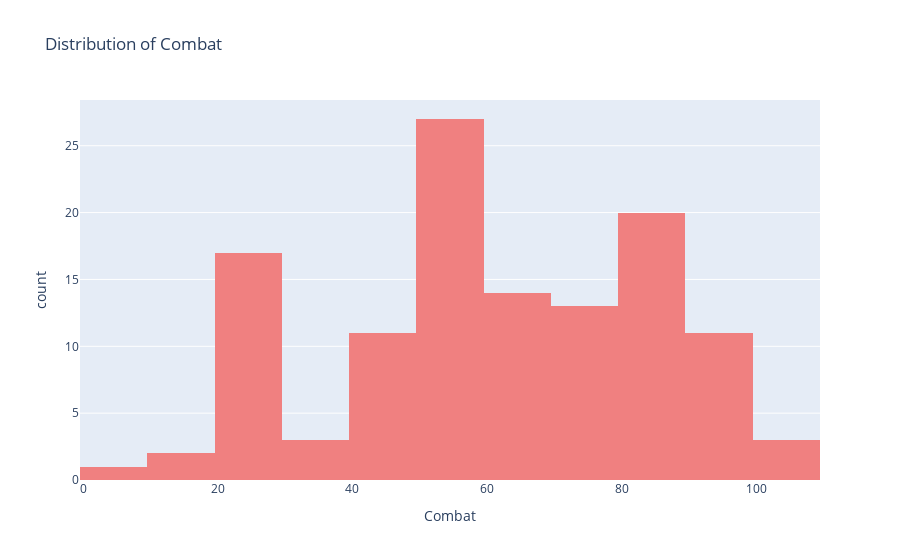

Notebook code for this chart:
### Markdown cell above
21.	Draw a histogram for combat of super villains having fig size 10.5, provide combat in histogram for only bad alignment superheroes, title should be "distribution of combat", xlabel should be "combat"

### Code cell
fig = px.histogram(
    x = vil['Combat'],
    labels= {'x' : 'Combat'},
    title='Distribution of Combat',
    color_discrete_sequence=['lightcoral']
)
fig

### Figure 1 — Plotly figure (JSON) as saved in the notebook; plotly's stock layout.template omitted (floating-point values rounded to 4 significant figures)
{"data": [{"alignmentgroup": "True", "bingroup": "x", "hovertemplate": "Combat=%{x}<br>count=%{y}<extra></extra>", "legendgroup": "", "marker": {"color": "lightcoral", "pattern": {"shape": ""}}, "name": "", "offsetgroup": "", "orientation": "v", "showlegend": false, "type": "histogram", "x": [95, 56, 40, 100, 64, 90, 60, 70, 80, 95, 70, 56, 65, 65, 56, 56, 72, 84, 75, 70, 85, 90, 28, 64, 80, 95, 80, 60, 70, 84, 1, 90, 84, 80, 28, 64, 42, 64, 70, 56, 90, 52, 95, 42, 56, 56, 28, 26, 80, 50, 56, 90, 30, 70, 40, 60, 70, 60, 85, 85, 42, 28, 42, 28, 56, 85, 56, 56, 80, 74, 95, 70, 75, 42, 64, 28, 28, 56, 56, 56, 56, 74, 85, 45, 42, 36, 28, 28, 100, 56, 80, 85, 95, 14, 100, 50, 28, 28, 80, 56, 56, 28, 42, 30, 85, 56, 56, 80, 28, 14, 28, 64, 64, 42, 84, 56, 56, 56, 20, 50, 60, 28], "xaxis": "x", "yaxis": "y"}], "layout": {"barmode": "relative", "legend": {"tracegroupgap": 0}, "title": {"text": "Distribution of Combat"}, "xaxis": {"anchor": "y", "domain": [0, 1], "title": {"text": "Combat"}}, "yaxis": {"anchor": "x", "domain": [0, 1], "title": {"text": "count"}}}}
